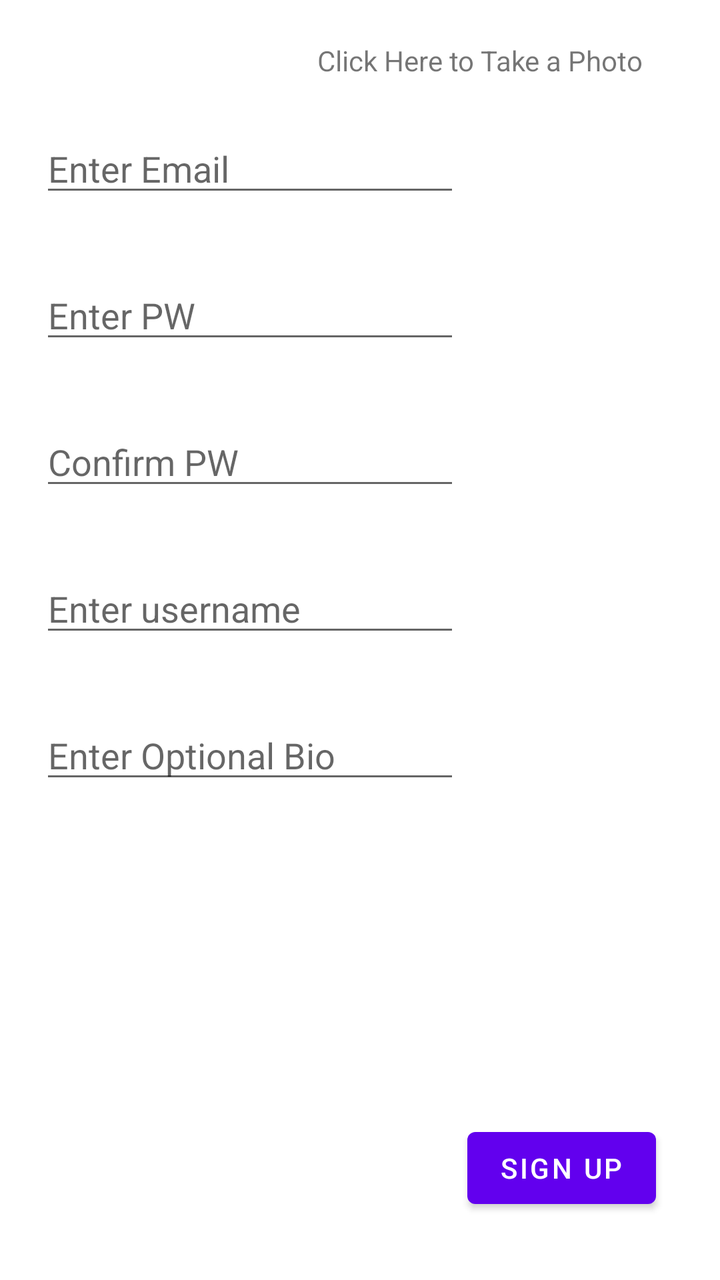
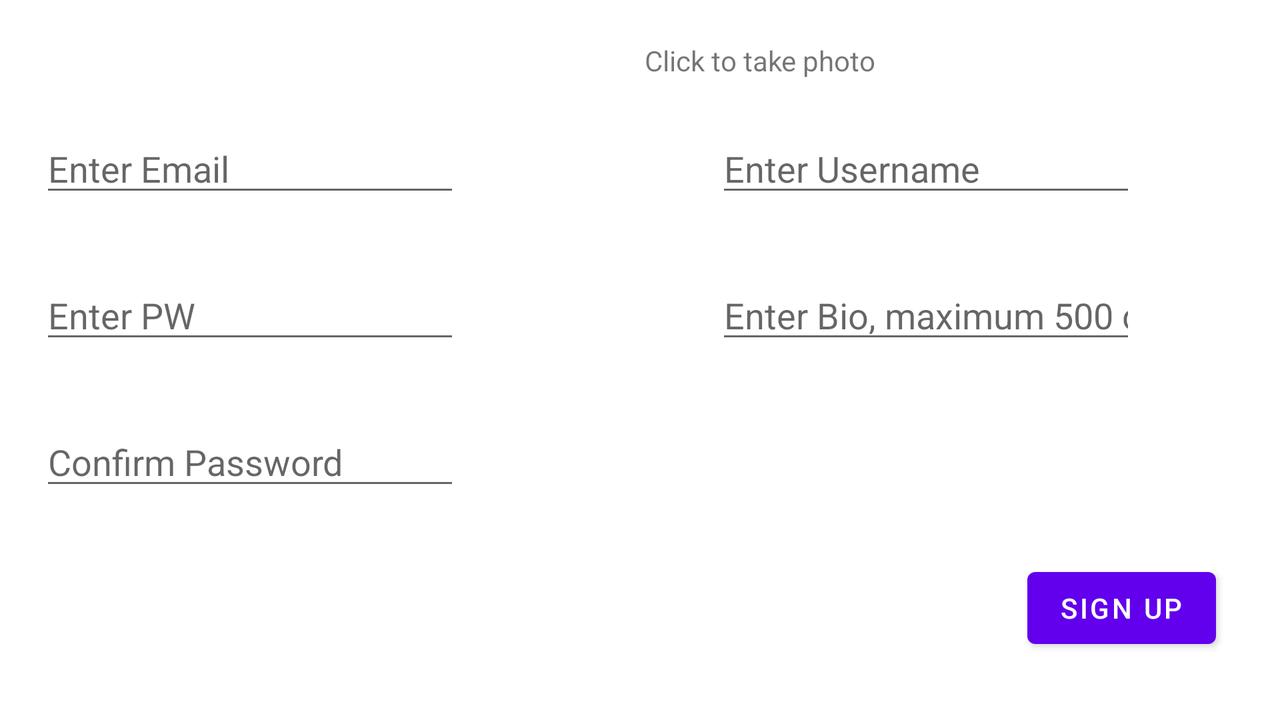

Compare how this app lays out the same screen by default and in its alternative resource folder. The renders come first, then the two layout files and the values they reference.
<!-- AndroidManifest.xml: application theme Theme.AssignmentProject -->
<!-- res/layout/activity_sign_up.xml -->
<?xml version="1.0" encoding="utf-8"?>
<ScrollView xmlns:android="http://schemas.android.com/apk/res/android"
    xmlns:app="http://schemas.android.com/apk/res-auto"
    xmlns:tools="http://schemas.android.com/tools"
    android:layout_width="match_parent"
    android:layout_height="match_parent"
    android:fillViewport="true"
    tools:context=".Activity.SignUp">

    <androidx.constraintlayout.widget.ConstraintLayout
        android:layout_width="match_parent"
        android:layout_height="match_parent"
        >
    <ImageView
        android:id="@+id/TempAvatar"
        android:layout_width="100dp"
        android:layout_height="wrap_content"
        android:layout_marginStart="20dp"
        android:layout_marginTop="30dp"
        android:adjustViewBounds="true"
        android:scaleType="centerInside"
        app:layout_constraintStart_toStartOf="parent"
        app:layout_constraintTop_toTopOf="parent"
        tools:srcCompat="@tools:sample/avatars" />

    <EditText
        android:id="@+id/SignUpemail"
        android:layout_width="wrap_content"
        android:layout_height="wrap_content"
        android:layout_marginTop="32dp"
        android:ems="10"
        android:maxLines="1"
        android:maxLength="50"
        android:hint="@string/EmailHint"
        android:inputType="textEmailAddress"
        app:layout_constraintStart_toStartOf="@+id/TempAvatar"
        app:layout_constraintTop_toBottomOf="@+id/TempAvatar" />

    <TextView
        android:id="@+id/ClickTakePhoto"
        android:layout_width="wrap_content"
        android:layout_height="wrap_content"
        android:text="@string/PhototHint"
        android:onClick="doCamera"
        app:layout_constraintBottom_toBottomOf="@+id/TempAvatar"
        app:layout_constraintEnd_toEndOf="parent"
        app:layout_constraintStart_toEndOf="@+id/TempAvatar"
        app:layout_constraintTop_toTopOf="@+id/TempAvatar" />

    <EditText
        android:id="@+id/SignUppw1"
        android:layout_width="wrap_content"
        android:layout_height="wrap_content"
        android:layout_marginTop="32dp"
        android:ems="10"
        android:maxLines="1"
        android:maxLength="50"
        android:hint="@string/PWHint"
        android:inputType="textPassword"
        app:layout_constraintStart_toStartOf="@+id/SignUpemail"
        app:layout_constraintTop_toBottomOf="@+id/SignUpemail" />

    <EditText
        android:id="@+id/SignUppw2"
        android:layout_width="wrap_content"
        android:layout_height="wrap_content"
        android:layout_marginTop="32dp"
        android:ems="10"
        android:maxLines="1"
        android:maxLength="50"
        android:hint="@string/confirm_pwHint"
        android:inputType="textPassword"
        app:layout_constraintStart_toStartOf="@+id/SignUppw1"
        app:layout_constraintTop_toBottomOf="@+id/SignUppw1" />

    <EditText
        android:id="@+id/SignUpusername"
        android:layout_width="wrap_content"
        android:layout_height="wrap_content"
        android:layout_marginTop="32dp"
        android:ems="10"
        android:maxLines="1"
        android:maxLength="50"
        android:inputType="textPersonName"
        android:hint="@string/enter_usernamehint"
        app:layout_constraintStart_toStartOf="@+id/SignUppw2"
        app:layout_constraintTop_toBottomOf="@+id/SignUppw2" />

    <EditText
        android:id="@+id/SignUpbio"
        android:layout_width="wrap_content"
        android:layout_height="wrap_content"
        android:layout_marginTop="32dp"
        android:ems="10"
        android:maxLines="5"
        android:maxLength="500"
        android:scrollbars="vertical"
        android:inputType="textMultiLine"
        android:hint="@string/enter_optional_biohint"
        app:layout_constraintStart_toStartOf="@+id/SignUpusername"
        app:layout_constraintTop_toBottomOf="@+id/SignUpusername" />

    <Button
        android:id="@+id/button"
        android:layout_width="wrap_content"
        android:layout_height="wrap_content"
        android:layout_marginEnd="32dp"
        android:layout_marginBottom="32dp"
        android:text="@string/SignUpBT"
        android:onClick="doSignUp"
        app:layout_constraintBottom_toBottomOf="parent"
        app:layout_constraintEnd_toEndOf="parent" />
    </androidx.constraintlayout.widget.ConstraintLayout>
</ScrollView>
<!-- resources referenced by this layout -->
<resources>
  <string name="EmailHint">Enter Email</string>
  <string name="PWHint">Enter PW</string>
  <string name="PhototHint">Click Here to Take a Photo</string>
  <string name="SignUpBT">Sign Up</string>
  <string name="confirm_pwHint">Confirm PW</string>
  <string name="enter_optional_biohint">Enter Optional Bio</string>
  <string name="enter_usernamehint">Enter username</string>
  <style name="Theme.AssignmentProject" parent="Theme.MaterialComponents.DayNight.NoActionBar">
          
          <item name="colorPrimary">@color/purple_500</item>
          <item name="colorPrimaryVariant">@color/purple_700</item>
          <item name="colorOnPrimary">@color/white</item>
          
          <item name="colorSecondary">@color/teal_200</item>
          <item name="colorSecondaryVariant">@color/teal_700</item>
          <item name="colorOnSecondary">@color/black</item>
          
          <item name="android:statusBarColor" tools:targetApi="l">?attr/colorPrimaryVariant</item>
          
      </style>
</resources>
<!-- res/layout-land/activity_sign_up.xml (the repository's variant of the layout above) -->
<!-- drawn on the phone turned sideways -->
<?xml version="1.0" encoding="utf-8"?>
<ScrollView xmlns:android="http://schemas.android.com/apk/res/android"
    xmlns:app="http://schemas.android.com/apk/res-auto"
    xmlns:tools="http://schemas.android.com/tools"
    android:layout_width="match_parent"
    android:layout_height="match_parent"
    android:fillViewport="true"

    tools:context=".Activity.SignUp">

    <androidx.constraintlayout.widget.ConstraintLayout
        android:layout_width="match_parent"
        android:layout_height="match_parent">
    <ImageView
        android:id="@+id/TempAvatar"
        android:layout_width="100dp"
        android:layout_height="wrap_content"
        android:layout_marginStart="20dp"
        android:layout_marginTop="30dp"
        android:adjustViewBounds="true"
        android:scaleType="fitCenter"
        app:layout_constraintStart_toStartOf="parent"
        app:layout_constraintTop_toTopOf="parent"
        tools:srcCompat="@tools:sample/avatars" />

    <EditText
        android:id="@+id/SignUpemail"
        android:layout_width="wrap_content"
        android:layout_height="wrap_content"
        android:layout_marginTop="32dp"
        android:ems="10"
        android:hint="@string/EmailHint"
        android:inputType="textEmailAddress"
        app:layout_constraintStart_toStartOf="@+id/TempAvatar"
        app:layout_constraintTop_toBottomOf="@+id/TempAvatar" />

    <TextView
        android:id="@+id/ClickTakePhoto"
        android:layout_width="wrap_content"
        android:layout_height="wrap_content"
        android:text="@string/CameraText"
        app:layout_constraintBottom_toBottomOf="@+id/TempAvatar"
        app:layout_constraintEnd_toEndOf="parent"
        app:layout_constraintStart_toEndOf="@+id/TempAvatar"
        app:layout_constraintTop_toTopOf="@+id/TempAvatar" />

    <EditText
        android:id="@+id/SignUppw1"
        android:layout_width="wrap_content"
        android:layout_height="wrap_content"
        android:layout_marginTop="32dp"
        android:hint="@string/PWHint"
        android:ems="10"
        android:inputType="textPassword"
        app:layout_constraintStart_toStartOf="@+id/SignUpemail"
        app:layout_constraintTop_toBottomOf="@+id/SignUpemail" />

    <EditText
        android:id="@+id/SignUppw2"
        android:layout_width="wrap_content"
        android:layout_height="wrap_content"
        android:layout_marginTop="32dp"
        android:hint="@string/confirm_password"
        android:ems="10"
        android:inputType="textPassword"
        app:layout_constraintStart_toStartOf="@+id/SignUppw1"
        app:layout_constraintTop_toBottomOf="@+id/SignUppw1" />

    <EditText
        android:id="@+id/SignUpusername"
        android:layout_width="wrap_content"
        android:layout_height="wrap_content"
        android:layout_marginStart="128dp"
        android:ems="10"
        android:inputType="textPersonName"
        android:hint="@string/Usernamehint"
        app:layout_constraintStart_toEndOf="@+id/SignUpemail"
        app:layout_constraintTop_toTopOf="@+id/SignUpemail" />

    <EditText
        android:id="@+id/SignUpbio"
        android:layout_width="wrap_content"
        android:layout_height="wrap_content"
        android:layout_marginTop="32dp"
        android:ems="10"
        android:inputType="textPersonName"
        android:hint="@string/BioHint"
        app:layout_constraintStart_toStartOf="@+id/SignUpusername"
        app:layout_constraintTop_toBottomOf="@+id/SignUpusername" />

    <Button
        android:id="@+id/button"
        android:layout_width="wrap_content"
        android:layout_height="wrap_content"
        android:layout_marginEnd="32dp"
        android:layout_marginBottom="32dp"
        android:text="@string/SignUpBT"
        android:onClick="doSignUp"
        app:layout_constraintBottom_toBottomOf="parent"
        app:layout_constraintEnd_toEndOf="parent" />
    </androidx.constraintlayout.widget.ConstraintLayout>
</ScrollView>
<!-- resources referenced by the variant -->
<!-- as the phone turned sideways resolves them -->
<resources>
  <string name="BioHint">Enter Bio, maximum 500 ch</string>
  <string name="CameraText">Click to take photo</string>
  <string name="EmailHint">Enter Email</string>
  <string name="PWHint">Enter PW</string>
  <string name="SignUpBT">Sign Up</string>
  <string name="Usernamehint">Enter Username</string>
  <string name="confirm_password">Confirm Password</string>
  <style name="Theme.AssignmentProject" parent="Theme.MaterialComponents.DayNight.NoActionBar">
          
          <item name="colorPrimary">@color/purple_500</item>
          <item name="colorPrimaryVariant">@color/purple_700</item>
          <item name="colorOnPrimary">@color/white</item>
          
          <item name="colorSecondary">@color/teal_200</item>
          <item name="colorSecondaryVariant">@color/teal_700</item>
          <item name="colorOnSecondary">@color/black</item>
          
          <item name="android:statusBarColor" tools:targetApi="l">?attr/colorPrimaryVariant</item>
          
      </style>
</resources>
